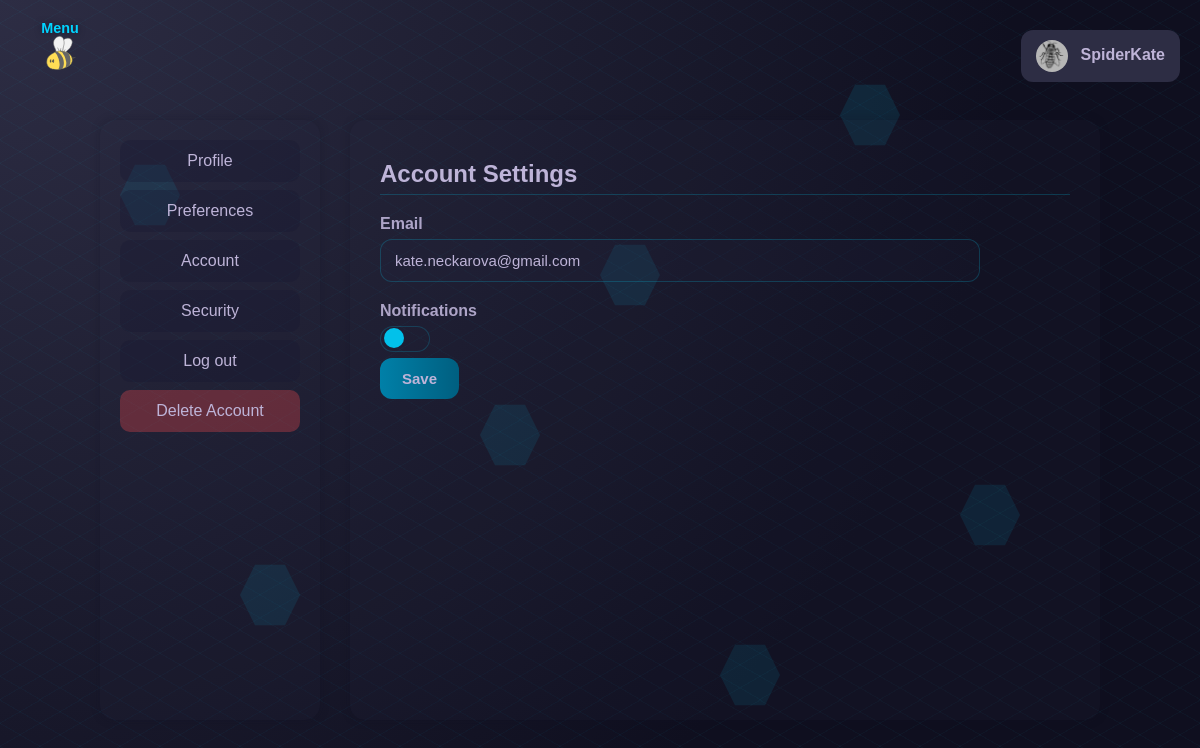
The page /SpiderKate/settings/account (signed in) on the database its author committed.
### tables this page shows
CREATE TABLE users (
    id INTEGER PRIMARY KEY AUTOINCREMENT,
    name TEXT,
    surname TEXT,
    username TEXT NOT NULL,
    email TEXT NOT NULL,
    password TEXT NOT NULL,
    dob TEXT NOT NULL,
    bio TEXT,
    avatar_path TEXT,
    social_links TEXT,
    last_login_at TEXT,
    bee_points INTEGER DEFAULT 5000,
    deleted INTEGER DEFAULT 0,
    deleted_at TEXT,
    recovery_username TEXT
);

### app.py (the view, shortened to what this page needs)
@app.route("/<username>/settings/account", methods=["GET","POST"])
@login_required
@no_trespass
def settingsAccount(username):
    conn = sqlite3.connect("beevy.db")
    cursor = conn.cursor()
    try:
        cursor.execute("SELECT id, email FROM users WHERE username=?", (username,))
        user_row = cursor.fetchone()
        if not user_row:
            conn.close()
            flash_translated("flash.user_not_found", "error")
            return "", 404
        user_id, email = user_row
        user = (user_id, email)
    except Exception as e:
        flash_translated("flash.error_occurred", "error", e=str(e))
        return redirect(url_for("index"))
    finally:
        conn.close()
    return render_template("settingsAccount.html", user=user)

### app.py (called while the page is built)
def login_required(f):
    @wraps(f)
    def decorated(*args, **kwargs):
        if 'username' not in session:
            flash_translated("flash.login_first", "error")
            return redirect(url_for("login"))
        return f(*args, **kwargs)
    return decorated

def no_trespass(f):
    @wraps(f)
    def decorated(*args, **kwargs):
        username = kwargs.get('username')
        if session.get('username') != username:
            flash_translated("flash.trespass", "error")
            return redirect(url_for("index"))
        return f(*args, **kwargs)
    return decorated

@app.before_request
def load_logged_in_user():
    g.avatar_path = None
    g.user_theme = 'bee'
    g.user_language = session.get("user_language", "en")
    g.trans = translations
    username = session.get('username')
    if username:
        conn = sqlite3.connect('beevy.db')
        cursor = conn.cursor()
        cursor.execute("SELECT avatar_path FROM users WHERE username=?", (username,))
        row = cursor.fetchone()
        if row and row[0]:
            g.avatar_path = row[0]
        cursor.execute("SELECT theme FROM preferences WHERE user_id = (SELECT id FROM users WHERE username=?)", (username,))
        pref_row = cursor.fetchone()
        if pref_row and pref_row[0]:
            g.user_theme = pref_row[0]
        conn.close()

@app.context_processor
def inject_t():
    def t(key, **kwargs):
        text = translations.get(key, g.user_language, default=key)
        if kwargs:
            text = text.format(**kwargs)
        return text
    return dict(t=t)

### translations.py (called while the page is built)
    def get(self, key, language='en', default=''):
        if language not in self.strings:
            language = 'en'  # Fallback to English
        keys = key.split('.')
        value = self.strings.get(language, {})
        for k in keys:
            if isinstance(value, dict):
                value = value.get(k)
            else:
                return default
        return value if value else default

### templates/settingsAccount.html (shortened to what this page needs)
{% extends "settings.html" %}
{% block settings_page %}
<h2>{{ t('settings.account_settings') }}</h2>
<form id="accountForm" method="POST">
    <label>{{ t('settings.email') }}</label>
    <input type="email" name="email" value="{{ user[1] }}">
<label class="switch-label">{{ t('settings.notifications') }}</label>
<label class="switch">
    <span class="slider"></span>
</label><br>
    <button type="submit">{{ t('buttons.save') }}</button>
</form>
{% endblock %}

### templates/base.html (shortened to what this page needs)
<!DOCTYPE html>
<html lang="en">
<head>
    <link rel="stylesheet" href="/static/css/base.css">
    {% if g.user_theme and g.user_theme != 'bee' %}
        <link rel="stylesheet" href="/static/css/theme-{{ g.user_theme }}.css">
    {% endif %}
    {% block extra_css %}{% endblock %}
</head>
<div class="hex-bg-container">
        <div class="hex-bg" style="--x:50%; --y:30%; --delay:1s;"></div>
        <div class="hex-bg" style="--x:80%; --y:60%; --delay:2s;"></div>
        <div class="hex-bg" style="--x:20%; --y:70%; --delay:3s;"></div>
        <div class="hex-bg" style="--x:70%; --y:10%; --delay:4s;"></div>
        <div class="hex-bg" style="--x:40%; --y:50%; --delay:5s;"></div>
        <div class="hex-bg" style="--x:60%; --y:80%; --delay:6s;"></div>
    </div>
<body class="{{ page }}">
<img src="/static/images/beee.svg" id="bee-toggle" class="bee-toggle" onclick="toggleSidebar()" alt="bee toggle" title="Menu">
<div class="menu-label">Menu</div>
    {% if session.username %}
<div class="user-menu">
    <div class="user-menu-button" onclick="toggleMenu()">
        {% if g.avatar_path %}
            <div style="position: relative; display: inline-block;">
                <img src="{{ url_for('static', filename=g.avatar_path) }}" class="user-avatar">
                <div style="position: absolute; top:0; left:0; width:100%; height:100%;"></div>
            </div>
        {% else %}
            <div style="position: relative; display: inline-block;">
                <img src="{{ url_for('static', filename='images/default_avatar.png') }}" class="user-avatar">
                <div style="position: absolute; top:0; left:0; width:100%; height:100%;"></div>
            </div>
        {% endif %}
        {{ session.get('username') }}
    </div>
</div>
{% endif %}
<div class="app">
    <main class="content">
        {% block content %}{% endblock %}
    </main>
</div>
</body>
</html>

### static/css/theme-dark.css (style rules this page uses)
:root { --primary-bg: #1a1a2e; --primary-bg-light: #2d2d44; --primary-bg-dark: #0f0f1f; --primary-text: #beb4d8; --text-main: #beb4d8; --text-muted: rgb(190 180 216 / 60%); --accent-color: #00d4ff; --accent-light: #33e0ff; --accent: #00d4ff; --glass-bg: rgb(45 45 68 / 12%); --glass-bg-light: rgb(45 45 68 / 18%); --glass-border: rgb(0 212 255 / 20%); --glass-border-light: rgb(0 212 255 / 30%); --glass-blur: blur(6px); --tool-filter: invert(70%) sepia(100%) saturate(3480%) hue-rotate(245deg) brightness(43%) contrast(50%); --bucket-filter: invert(70%) sepia(100%) saturate(3480%) hue-rotate(235deg) brightness(43%) contrast(50%); --tool-filter-hover: invert(70%) sepia(100%) saturate(7480%) hue-rotate(205deg) brightness(183%) contrast(130%); --bucket-filter-hover: invert(32%) sepia(90%) saturate(2000%) hue-rotate(165deg) brightness(90%) contrast(600%); --span-muted-filter: var(--accent-color); --shadow-accent: 0 0 10px rgb(0 212 255 / 40%); --btn-bg: linear-gradient(90deg, #0080a8, #005f80); --btn-bg-hover: linear-gradient(90deg, #00a0cc, #007aa3); --btn-shadow-hover: 0 0 10px rgb(0 212 255 / 40%); --sidebar-bg: rgb(15 15 31 / 40%); --sidebar-border: rgb(0 212 255 / 15%); --input-bg: rgb(45 45 68 / 20%); --input-bg-focus: rgb(45 45 68 / 30%); --input-border: rgb(0 212 255 / 30%); --input-border-focus: #00d4ff; --input-shadow-focus: 0 0 10px rgb(0 212 255 / 40%); --msg-info-bg: rgb(147 197 253 / 12%); --msg-info-text: #8ccaff; --msg-info-outline: rgb(147 197 253 / 40%); --msg-success-bg: rgb(111 207 151 / 12%); --msg-success-text: #7cd9a3; --msg-success-outline: rgb(111 207 151 / 40%); --msg-error-bg: rgb(248 113 113 / 12%); --msg-error-text: #ff8a8a; --msg-error-outline: rgb(248 113 113 / 40%); --hex-bg: rgb(0 212 255 / 10%); --radius: 18px; --radius-md: 15px; --radius-sm: 12px; --radius-xs: 10px; --transition: 0.3s; }

### static/css/settings.css (style rules this page uses)
.settings-content form { max-width: 600px; }
label { display: block; margin-bottom: 6px; font-weight: 600; color: var(--text-main); opacity: 0.9; }
input[type="text"], input[type="email"], input[type="password"], textarea, select { width: 100%; padding: 12px 14px; border-radius: var(--radius-sm); border: 1px solid var(--glass-border); background: var(--glass); color: var(--text-main); margin-bottom: 20px; transition: var(--transition); font-size: 15px; }
.settings-content button { background: var(--btn-bg); color: var(--text-main); padding: 12px 22px; border: none; border-radius: var(--radius-sm); cursor: pointer; transition: var(--transition); font-weight: bold; font-size: 15px; }
.switch { position: relative; display: inline-block; width: 50px; height: 26px; }
.slider { position: absolute; cursor: pointer; inset: 0; background: color-mix(in srgb, var(--glass-bg) 60%, transparent); border-radius: 26px; transition: var(--transition); border: 1px solid var(--glass-border); }
.slider::before { content: ""; position: absolute; height: 20px; width: 20px; left: 3px; bottom: 3px; background: var(--accent); border-radius: 50%; transition: var(--transition); }
.settings-content h2 { margin-bottom: 20px; font-size: 24px; font-weight: 700; padding-bottom: 6px; border-bottom: 1px solid var(--glass-border); }

### rows shown on the page
users: avatar_path (picture), get "SpiderKate", email "kate.neckarova@gmail.com"

### other values the page prints
{{ t('nav.profile') }} "Profile"
{{ t('settings.preferences_settings') }} "Preferences"
{{ t('settings.account') }} "Account"
{{ t('settings.security') }} "Security"
{{ t('nav.logout') }} "Log out"
{{ t('settings.delete_account') }} "Delete Account"
{{ t('settings.account_settings') }} "Account Settings"
{{ t('settings.email') }} "Email"
{{ t('settings.notifications') }} "Notifications"
{{ t('buttons.save') }} "Save"
